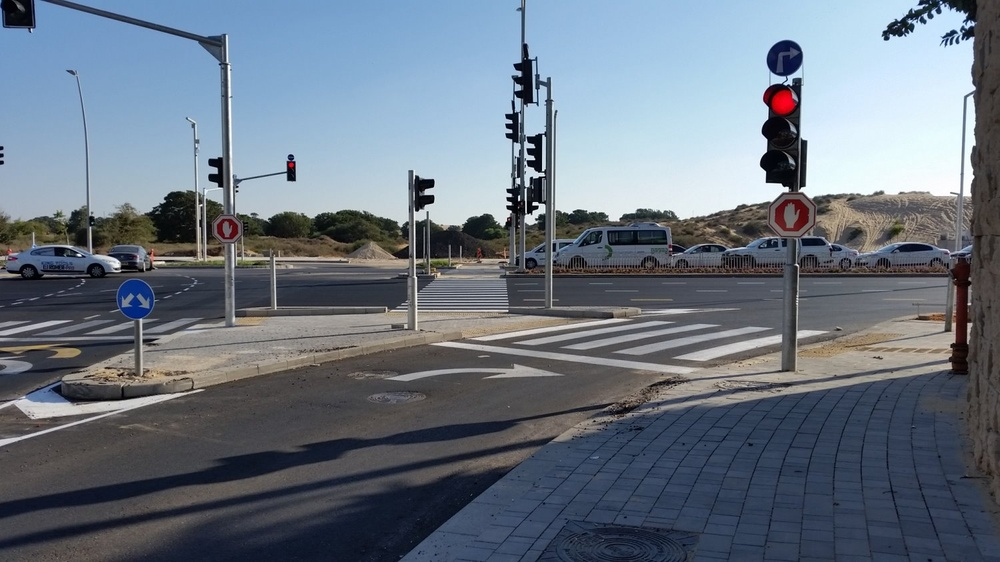
#> input picture single_image/redLights.jpg, 1000 x 562 px, shrunk from 1500 x 843 before the run
$ jupyter execute --allow-errors detectRedLights.ipynb
#> lines starting #> are read from the running program, lines starting #| are printed output that depends on the picture; after the words box and inside, x2 and y2 are one past the last pixel; in counts of white or black regions, pixels touching at a corner belong together
#> further down, image is the input picture: PIL image 1000x562 RGB; mean R, G, B 106.4, 116.8, 129.2
<h1 style="color:red; font-weight:bold">Detecting Red Lights</h1>

<h4 style="color:white; font-weight:bold">Import libreries</h4>

[cell 1]
# import the libraries:
from typing import List, Optional, Union, Dict, Tuple
import json
import argparse
from pathlib import Path
import cv2
import numpy as np
from scipy import signal as sg
from scipy.ndimage import maximum_filter, convolve
from PIL import Image,ImageDraw
import matplotlib.pyplot as plt

<h4 style="color:white; font-weight:bold">Making the blue sky to darker</h4>

[cell 2]
def make_sky_black(image):
    # Convert the image to float
    img = np.array(image, dtype=float) / 255

    # Extract the blue channel
    blue_channel = img[:,:,2]
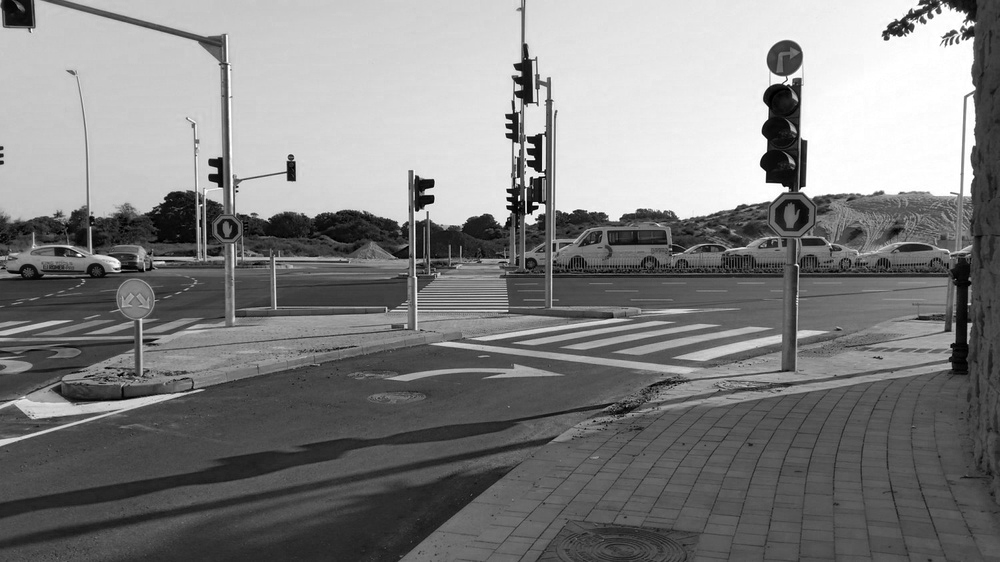
#> blue_channel: shape (562, 1000) float64; min 0, max 1, mean 0.507

    # Create a kernel to detect the sky.
    # This kernel is a simple averaging filter to smooth the image
    kernel = np.ones((5,5)) / 25

    # Convolve the blue channel with the kernel
    blue_smoothed = convolve(blue_channel, kernel)
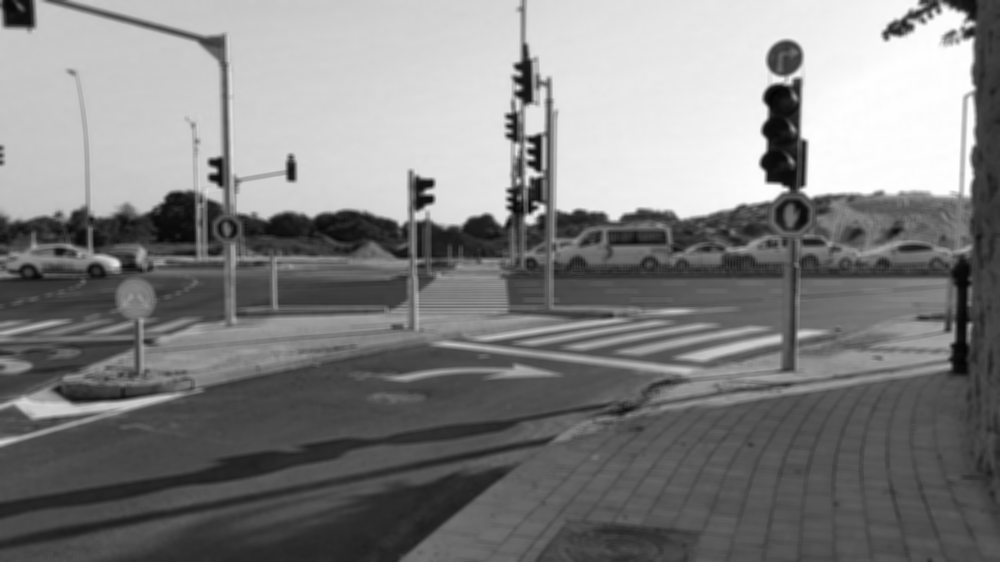
#> blue_smoothed: shape (562, 1000) float64; min 0.0171, max 1, mean 0.507

    # Create a mask where the blue channel is above a certain threshold
    mask = blue_smoothed > 0.5
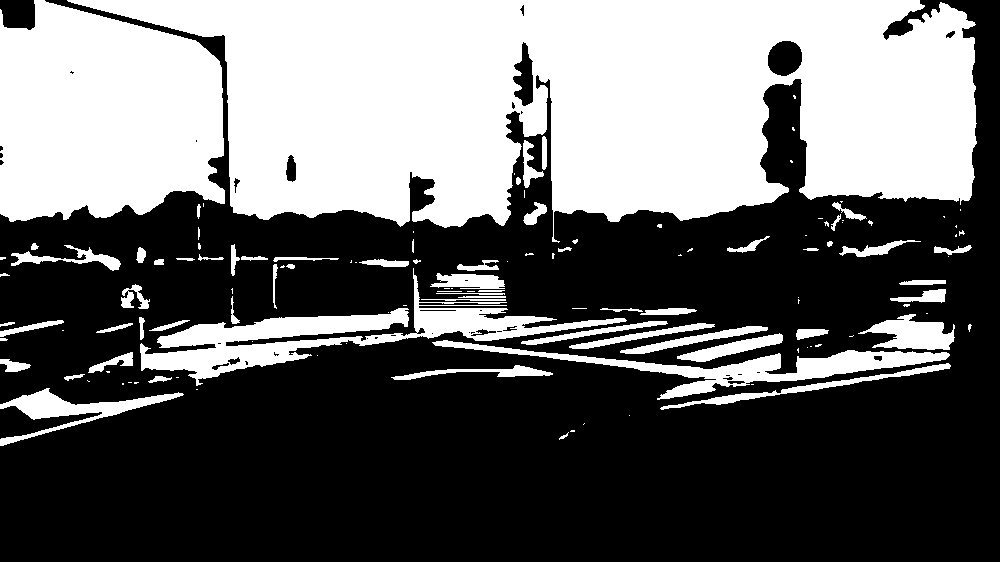
#> mask: shape (562, 1000) bool; 40.7% white; 130 white regions (64 under 20 px), largest, box (x1, y1, x2, y2) and area: (67, 0, 977, 243) 149158, (0, 0, 225, 222) 40802, (140, 268, 627, 386) 12447

    # Apply the mask to all channels, setting them to 0 (black)
    img[mask] = 0
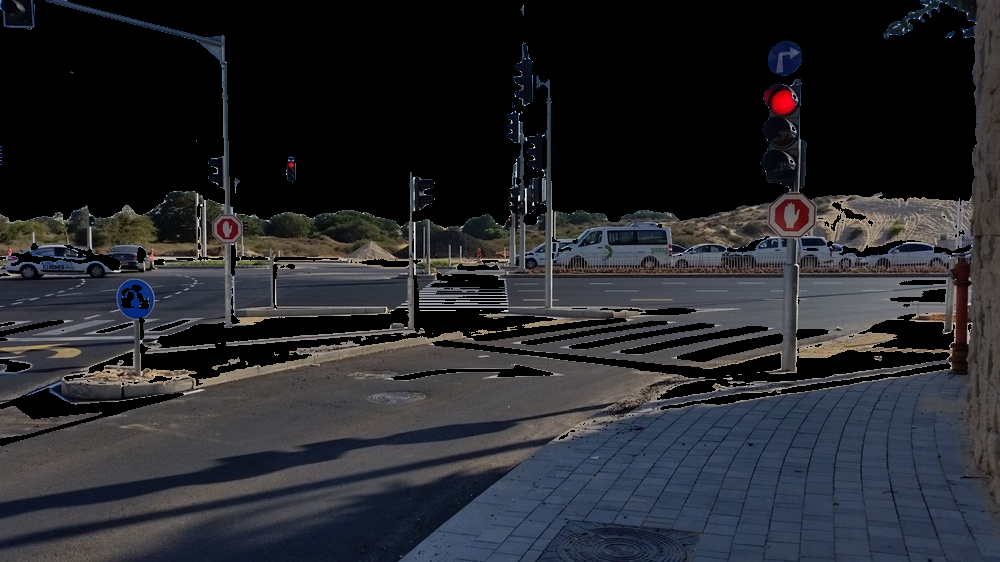
#> img: shape (562, 1000, 3) float64; mean R, G, B 0.152, 0.156, 0.174

    # Convert back to 8-bit integer
    img_black_sky = (img * 255).astype(np.uint8)

    return Image.fromarray(img_black_sky)

[cell 3]
# save the new image with black sky in 111.jpg
image_path = 'single_image/redLights.jpg'
image = Image.open(image_path)
black_sky_image = make_sky_black(image)
black_sky_image.save('111.jpg')

<h4 style="color:white; font-weight:bold">Upload the Image</h4>

[cell 4]
# upload the image
img = plt.imread("111.jpg")
if img.max() <= 1:
    img = (img * 255).astype(np.uint8)

[cell 5]
# show the image:
plt.imshow(img)

# print thre shape of the image:
print(img.shape)
#| (562, 1000, 3)

[cell 6]
# store the red channel of the image
red_img = img[:,:,0]
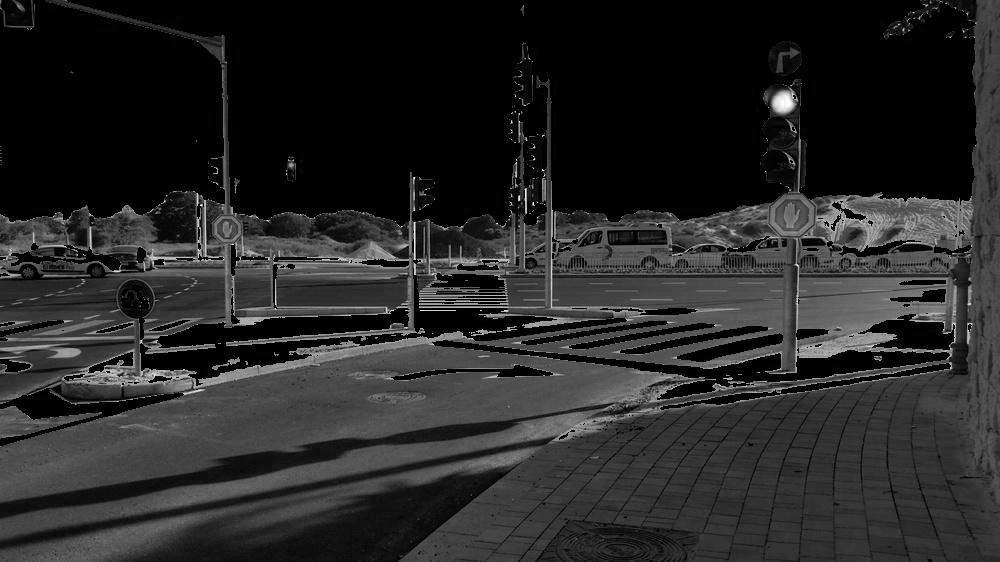
#> red_img: shape (562, 1000); min 0, max 255, mean 39

# store the green channel of the image
green_img = img[:,:,1]

# store the blue channel of the image
blue_img = img[:,:,2]
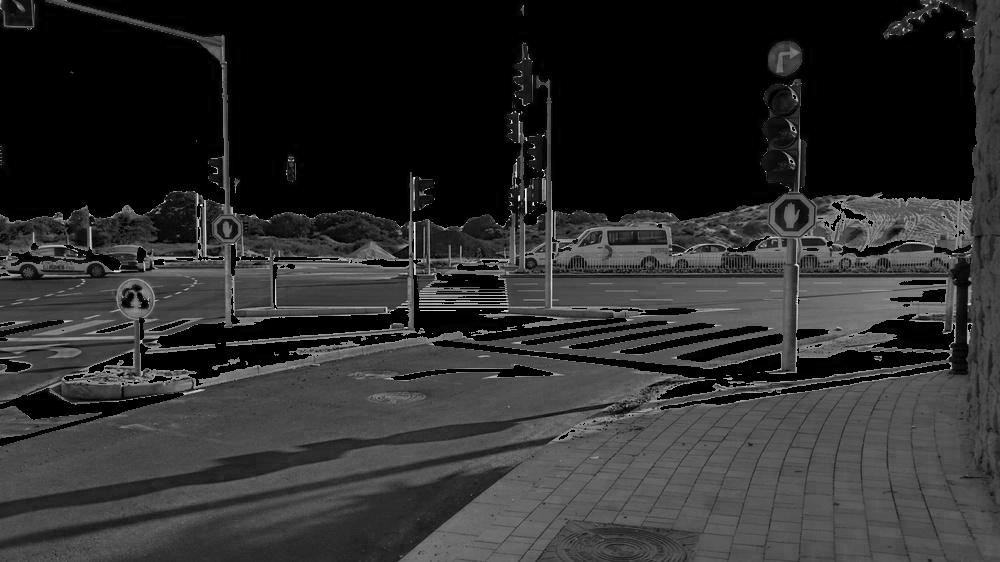
#> blue_img: shape (562, 1000); min 0, max 255, mean 44.8

[cell 7]
print("img shape: ", img.shape)
#| img shape:  (562, 1000, 3)
print("red channel shape: ", red_img.shape)
#| red channel shape:  (562, 1000)
print("green channel shape: ", green_img.shape)
#| green channel shape:  (562, 1000)
print("blue channel shape: ", blue_img.shape)
#| blue channel shape:  (562, 1000)

[cell 8]
# store the pixel value of the green light in txt file:
np.savetxt('pixel_red_img.txt', red_img, fmt='%d')

<h4 style="color:white; font-weight:bold">Show the image in green chanel and save it</h4>

[cell 9]
# function that gets txt file  and save in red channel:
def save_red_channel(txt_file, output_image_file):
    # Read the data from the txt file
    data = np.loadtxt(txt_file, dtype=np.uint8)

    green_channel_image = data.reshape(data.shape[0], data.shape[1])

    # Create an RGB image with the red channel
    rgb_image = np.zeros((data.shape[0], data.shape[1], 3), dtype=np.uint8)
    rgb_image[:,:,0] = green_channel_image # 0-red channel, 1-green channel, 2-blue channel

    # Save the image to the specified file
    plt.imsave(output_image_file, rgb_image)

[cell 10]
# function that gets txt file and show the image in red channel:

def show_red_channel(txt_file):
    # Read the data from the txt file
    data = np.loadtxt(txt_file, dtype=np.uint8)

    green_channel_image = data.reshape(data.shape[0], data.shape[1])

    # Create an RGB image with the red channel
    rgb_image = np.zeros((data.shape[0], data.shape[1], 3), dtype=np.uint8)
    rgb_image[:,:,0] = green_channel_image # 0-red channel, 1-green channel, 2-blue channel

    # Display the image
    plt.imshow(rgb_image)
    plt.axis('off') # to remove axis
    plt.show()

#> (a cell that did not finish here is left out)

#> (a cell that did not finish here is left out)

<h4 style="color:white; font-weight:bold">Show the green chanel image after scale to gray</h4>

[cell 13]
# function to show image from txt file - gray scale
def show_image(txt_file):
    # Read the data from the txt file
    data = np.loadtxt(txt_file, dtype=np.uint8)

    # Reshape the data into an image format (1024, 2048)
    # This assumes that a single channel (e.g., red) is stored in the file
    channel_image = data.reshape(data.shape[0], data.shape[1])

    # Create a greyscale image using the channel
    grey_image = np.stack([channel_image]*3, axis=-1)

    # Display the image
    plt.imshow(grey_image, cmap='gray')
    plt.axis('off') # to remove axis
    plt.show()

#> (a cell that did not finish here is left out)

[cell 15]
# function to save image from txt file - gray scale:
def save_image(txt_file, output_path):
    # Read the data from the txt file
    data = np.loadtxt(txt_file, dtype=np.uint8)

    # Reshape the data into an image format (1024, 2048)
    # This assumes that a single channel (e.g., red) is stored in the file
    channel_image = data.reshape(data.shape[0], data.shape[1])

    # Create a greyscale image using the channel
    grey_image = np.stack([channel_image]*3, axis=-1)

    # Save the image to the specified output path
    plt.imsave(output_path, grey_image, cmap='gray')

#> (a cell that did not finish here is left out)

<h4 style="color:white; font-weight:bold">Read the pixels from the txt file.</h4>

[cell 17]
# function the read pixels form txt file to np array size nxm
def read_pixels(file_name):
#> called with file_name = 'pixel_red_img.txt'
    pixels = []
    with open(file_name, 'r') as f:
        for line in f:
            pixels.append(line.split())
    return np.array(pixels, dtype=np.uint8)

[cell 18]
red_pixels = read_pixels("pixel_red_img.txt")

<h4 style="color:white; font-weight:bold">Apply New kernel to the green chanel image to Detect the green Lights</h4>

[cell 19]
def mark_regions(numpy_pixels):
    # Convert the input 2D numpy array to a PIL image (grayscale)
    grayscale_image = Image.fromarray(numpy_pixels.astype('uint8'))

    # Create a new RGB image to draw the "X" marks on
    marked_image = grayscale_image.convert("RGB")

    # Initialize the drawing context
    draw = ImageDraw.Draw(marked_image)

    # Define the convolution kernel
    kernel = np.array([[1/9, 1/9, 1/9], [1/9, 1/9, 1/9], [1/9, 1/9, 1/9]])

    # Apply the convolution operation to get a score for each pixel
    score = convolve(numpy_pixels, kernel)

    # Loop through each pixel and mark the regions with an "X" mark
    height, width = numpy_pixels.shape
    for y in range(height):
        for x in range(width):
            # Check if the score is above a threshold to consider it a region to mark
            if score[y, x] > 200:
                # Draw a green "X" mark at the current pixel
                draw.line([(x - 5, y - 5), (x + 5, y + 5)], fill="green", width=2)
                draw.line([(x - 5, y + 5), (x + 5, y - 5)], fill="green", width=2)

    # Save the image
    marked_image.save("outputs_image_one_chanel/detection_red_lights.png")

    plt.imshow(marked_image, cmap='gray')
    plt.axis('off') # to remove axis
    plt.show()

$ run again, with single_image/greenLights.jpg copied over single_image/redLights.jpg
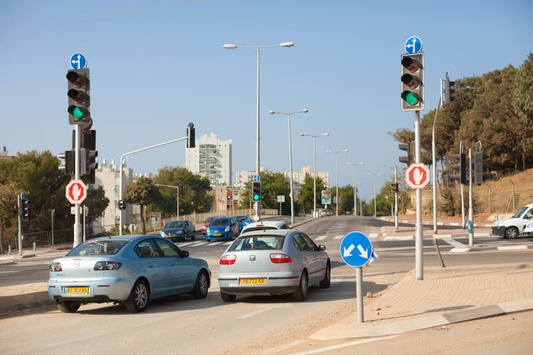
#> input picture single_image/greenLights.jpg, 533 x 355 px, shrunk from 800 x 533 before the run
#> image is the input picture: PIL image 533x355 RGB; mean R, G, B 151.7, 154.5, 154.8
#> in make_sky_black, `mask = blue_smoothed > 0.5`:
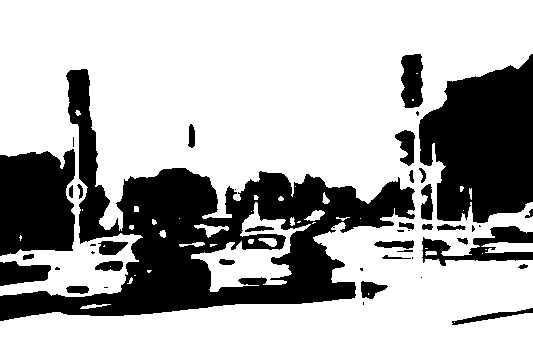
#> mask: shape (355, 533) bool; 68.9% white; 45 black regions (15 under 20 px), largest, box (x1, y1, x2, y2) and area: (0, 69, 415, 321) 30647, (419, 54, 533, 223) 14092, (0, 149, 75, 256) 7008
#| (355, 533, 3)
#| img shape:  (355, 533, 3)
#| red channel shape:  (355, 533)
#| green channel shape:  (355, 533)
#| blue channel shape:  (355, 533)
#> in mark_regions, `marked_image.save("outputs_image_one_chanel/detection_red_lights.png")`:
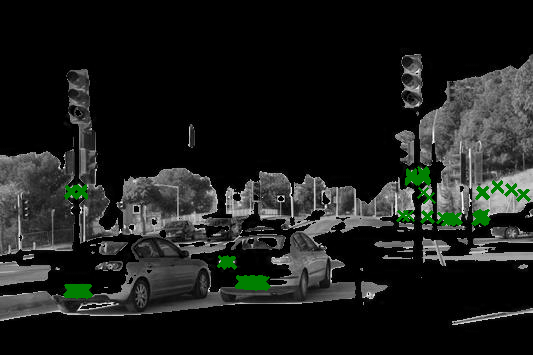
#> saved as detection_red_lights.png: PIL image 533x355 RGB; mean R, G, B 28.4, 30.3, 28.4

$ run again, with single_image/greenlights2.jpg copied over single_image/redLights.jpg
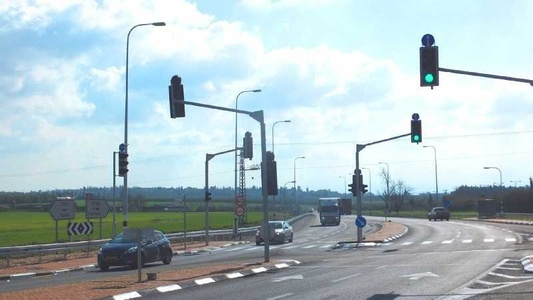
#> input picture single_image/greenlights2.jpg, 533 x 300 px, shrunk from 800 x 450 before the run
#> image is the input picture: PIL image 533x300 RGB; mean R, G, B 175.4, 192.4, 197.4
#> in make_sky_black, `mask = blue_smoothed > 0.5`:
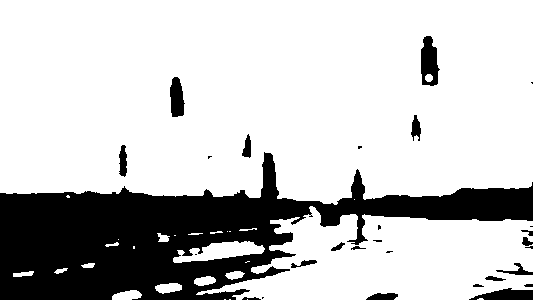
#> mask: shape (300, 533) bool; 77.4% white; 28 black regions (10 under 20 px), largest, box (x1, y1, x2, y2) and area: (0, 152, 533, 300) 33156, (421, 36, 440, 86) 662, (469, 288, 533, 300) 512
#| (300, 533, 3)
#> `blue_img = img[:,:,2]`:
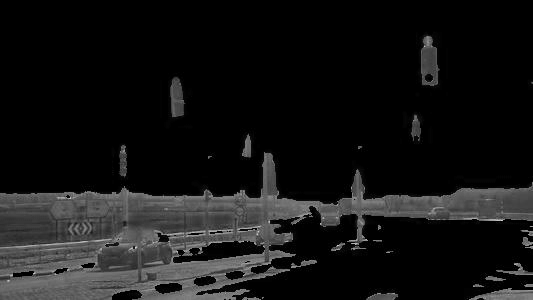
#> blue_img: shape (300, 533); min 0, max 216, mean 20.8
#| img shape:  (300, 533, 3)
#| red channel shape:  (300, 533)
#| green channel shape:  (300, 533)
#| blue channel shape:  (300, 533)

$ run again, with single_image/aachen_000011_000019_leftImg8bit.png saved as single_image/redLights.jpg
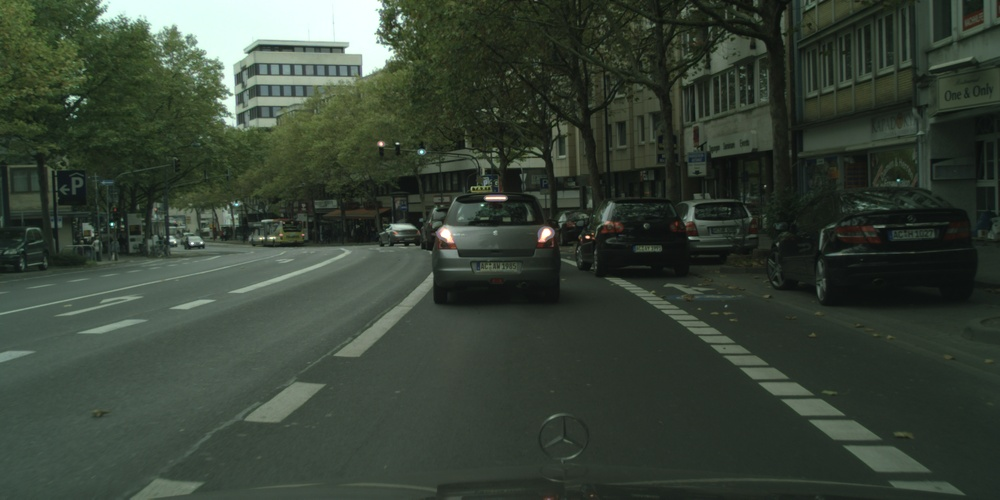
#> input picture single_image/aachen_000011_000019_leftImg8bit.png, 1000 x 500 px, shrunk from 2048 x 1024 before the run
#> image is the input picture: PIL image 1000x500 RGB; mean R, G, B 55.5, 66.2, 54.4
#> in make_sky_black, `mask = blue_smoothed > 0.5`:
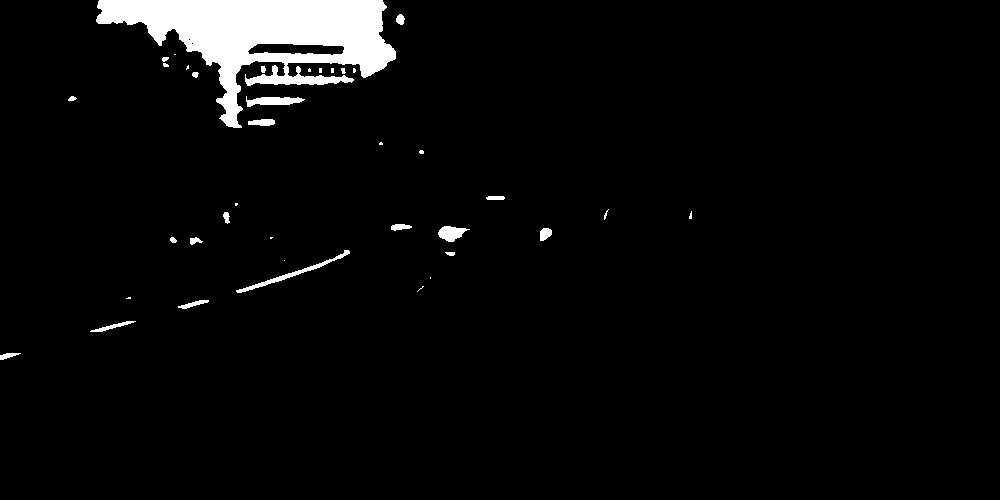
#> mask: shape (500, 1000) bool; 3.8% white; 38 white regions (17 under 20 px), largest, box (x1, y1, x2, y2) and area: (96, 0, 396, 128) 16582, (236, 250, 350, 293) 476, (246, 96, 305, 107) 390
#| (500, 1000, 3)
#> `red_img = img[:,:,0]`:
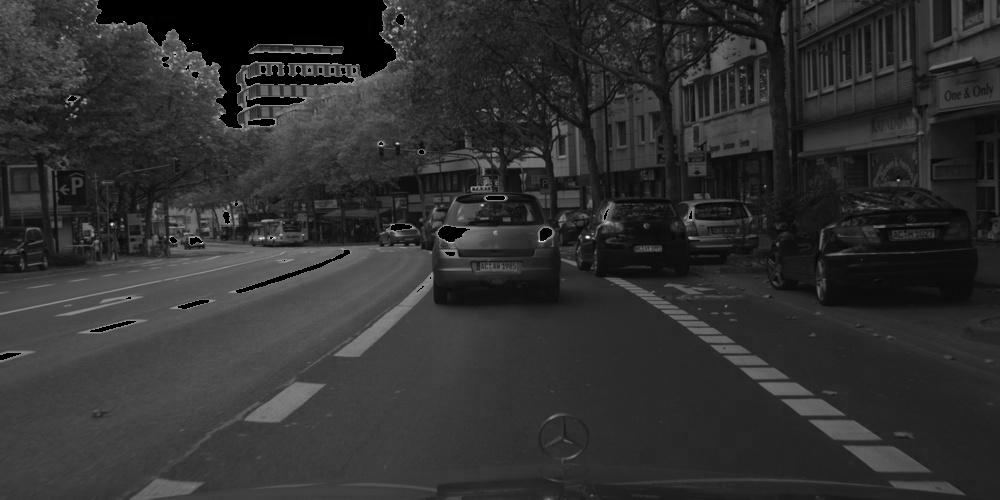
#> red_img: shape (500, 1000); min 0, max 255, mean 47.9
#| img shape:  (500, 1000, 3)
#| red channel shape:  (500, 1000)
#| green channel shape:  (500, 1000)
#| blue channel shape:  (500, 1000)
